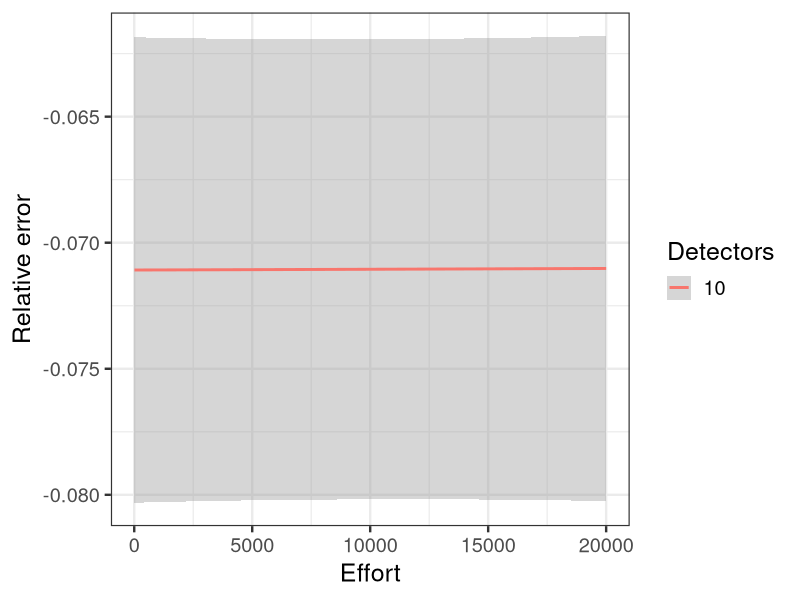
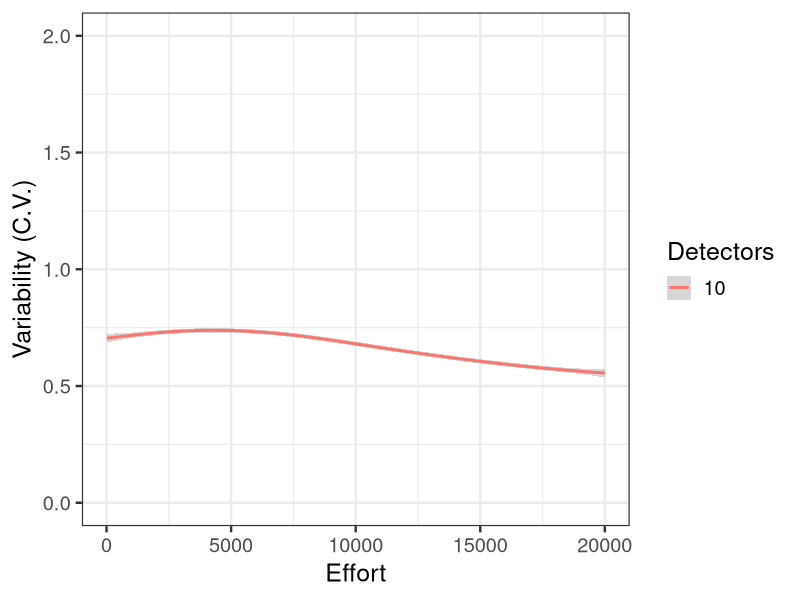
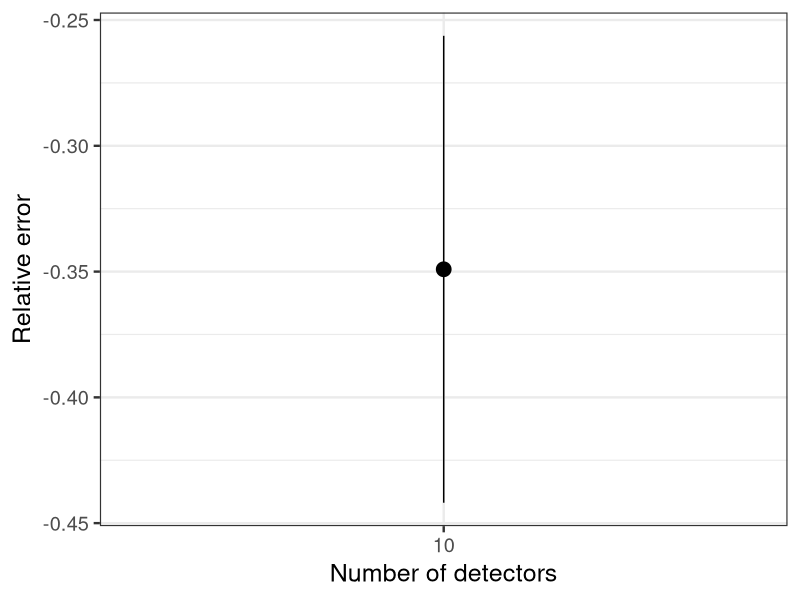

Recreate these plots in R, in order.
## 3D encounter simulation
## Author: Juan S. Vargas
## Date: September 2019

# This is a simulation of particles moving in 3D space, and being detected by conical detectors. 
# This is used to test the 3D REM method of calculating density from encounter data.

# Clear workspace
rm(list = ls())

# Load packages
library(tidyverse)

# The first step is to set up the volume where individuals will be distributed. This is a cube.
# Define min and max coordinates. Since it is a cube all sides are of equal length
xmin = -5; xmax = 5;
# Calculate the total volume
totalVol = (xmax-xmin)^3

# The detectors are distributed within a smaller subsection of the total area
dxmin = -2; dxmax = 2;
sampVol = (dxmax-dxmin)^3

# Now we define the detection region of the detectors. This is defined by a detection distance and an opening angle
detRadius = 0.5
detAngle = pi/4
# The REM method is based around the determination of a profile area, which is the area being sampled by a detector instantaneously.
profArea = pi*detRadius^2*(2-2*cos(detAngle/2)+sin(detAngle/2))/4

# Movement parameters. For the simple ideal gas model this is only the total distance that will 
# be covered by each individual during the simulation
movDist = 5*(xmax-xmin)
stepSize = detRadius/20
nSteps = movDist/stepSize

# Simulation parameters. 
nIter = 10 # The number of iterations for each scenario

# Set the total number of detectors
detectorCases = c(10)

# Set the real density that we are trying to estimate
realDens = 1

# Determine the number of individuals by multiplying the density by the total volume
nInd = realDens*totalVol

# Create a data frame to be used for plotting ggplot. This df should have a column for the time, 
# one for the effort (time times number of detectors) and one for the density estimation. Rows will be added after every iteration
df <- data.frame(iteration = integer(), 
                 step = integer(), 
                 estdens = numeric(),
                 realdens = numeric(), 
                 detectors = integer())

for (nDetectors in detectorCases) {
  # Open iterations loop
  for (iter in 1:nIter) {
    # Distribute detectors randomly inside the small sampling volume
    detX = runif(nDetectors, dxmin, dxmax)
    detY = runif(nDetectors, dxmin, dxmax)
    detZ = runif(nDetectors, dxmin, dxmax)
    
    # Set the direction that each detector is facing randomly. This direction is defined by two angles for each detector.
    detDir1 = runif(nDetectors, 0, 2*pi) # azimuth angle drawn between 0 and 2 Pi
    detDir2 = runif(nDetectors, -1, 1) # colatitude angle is determined by drawing the cos of the angle from [-1:1]
    
    # We use the detection distance and the direction that each detector is facing to calculate a vector that defines the axis of the detection cone.
    # This vector is defined by three coordinates, x, y and z
    axX = detRadius*sqrt(1-detDir2^2)*cos(detDir1)
    axY = detRadius*sqrt(1-detDir2^2)*sin(detDir1)
    axZ = detRadius*detDir2
    
    # Distribute all individuals randomly in the larger cube
    indXi = runif(nInd, xmin, xmax)
    indYi = runif(nInd, xmin, xmax)
    indZi = runif(nInd, xmin, xmax)
    
    # Define a direction for each individual. This direction is constant throughout the simulation for the ideal gas model. The direction is defined by two angles, which are drawn at random from a uniform distribution
    indDir1 = runif(nInd, 0, 2*pi)
    indDir2 = acos(runif(nInd, -1, 1))
    
    
    # Create an object to store the number of detections for each detector at each step.
    detectionCount = matrix(0, nDetectors, nSteps)
    # Create an object to store the number of individuals who are actually inside the sampling volume at each step
    iterCounter <- integer(nSteps)
    
    prevDet <- matrix(0, nDetectors, nInd)
    totDetections <- matrix(0, nDetectors, nInd)
    
    for (step in 1:nSteps) {
      # Take a step, find new position
      indXf = indXi + stepSize*sin(indDir2)*cos(indDir1)
      indYf = indYi + stepSize*sin(indDir2)*sin(indDir1)
      indZf = indZi + stepSize*cos(indDir2)
      
      # Check if the individual is within the cube: for every x, y, and z determine if they are greater or lesser than the large cube boundaries
      overX = as.numeric(indXf > xmax)
      underX = as.numeric(indXf < xmin)
      overY = as.numeric(indYf > xmax)
      underY = as.numeric(indYf < xmin)
      overZ = as.numeric(indZf > xmax)
      underZ = as.numeric(indZf < xmin)
      
      # Rebound individuals that leave the cube. This is done using the difference between the final position and the cube boundary. The calculation gives the new position
      indXf = (1-underX)*indXf + underX*(xmin-(indXf-xmin))
      indXf = (1-overX)*indXf + overX*(xmax-(indXf-xmax))
      indYf = (1-underY)*indYf + underY*(xmin-(indYf-xmin))
      indYf = (1-overY)*indYf + overY*(xmax-(indYf-xmax))
      indZf = (1-underZ)*indZf + underZ*(xmin-(indZf-xmin))
      indZf = (1-overZ)*indZf + overZ*(xmax-(indZf-xmax))
      
      # Recalculate the direction angles. First part of the calculation leaves all individuals that are within the cube intact. Second part calculates the new angle, if the individual passed the x coordinates we change the new angle by subtracting the current angle from 2*pi
      # If the individual surpassed the y boundaries, then the new angle is pi- old angle. Same for the second angle if the z boundaries are surpassed.
      indDir1 = as.numeric(!overX & !underX) * indDir1 + as.numeric(overX | underX)*(pi-indDir1)
      indDir1 = as.numeric(!overY & !underY) * indDir1 + as.numeric(overY | underY)*(2*pi-indDir1)
      indDir2 = as.numeric(!overZ & !underZ) * indDir2 + as.numeric(overZ | underZ)*(pi-indDir2)
      
      # We need to calculate the difference betwen coordinates of each point and the detector. This will be used to calculate the dot product as well as the Euclidean distance . THis will create a matrix of dimensions (number of points on the trajectory, number of detectors)
      vecDiffX = outer(detX, indXf, '-')
      vecDiffY = outer(detY, indYf, '-')
      vecDiffZ = outer(detZ, indZf, '-')
      
      # First we calculate the Euclidean distance between each point on the trajectory and the detector
      trajDist = sqrt(vecDiffX^2+vecDiffY^2+vecDiffZ^2)
      
      # From this we can determine if the point is close enought to be detected
      isClose = trajDist <= detRadius
      
      # Now we calculate the dot product between two vectors: the detection zone axis and the segment from the detector to points on the trajectory of the individual. THis gives a single matrix with dims n points on trajectory, n detectors
      dotProd = vecDiffX*axX + vecDiffY*axY + vecDiffZ*axZ
      # Alternative, using subindexing inside a different loop
      # dotProd = (trajX-detX(detector))*axX(detector)+
      #   (trajY-detY[detector])*axY[detector]+
      #   (trajZ-detZ[detector])*axZY[detector]
      
      # The next step is to calculate the product of the lengths of both vectors. For every case the axis measures the detection radius
      nProd = trajDist*detRadius
      
      # We determine if any point is visible from the detector.
      # THe point is visible if the angle between the vectors is less than half of the opening angle of the detector. This angle is calculated as the arccos of the quotient of the dot product and the product of the vectors
      vecAngles = acos(dotProd/nProd)
      isVisible = vecAngles<=detAngle/2
      
      # Now we combine the two logical matrices to determine, for each detector if a point in the trajectory of the individual is contained within the detection region
      detected = isVisible & isClose
      
      # determine if a detection is new, ie if it was detected at the previous step it is still the same encounter and shouldn't be counted towrds density.
      totDetections <- totDetections + as.numeric(detected > prevDet)
      
      # Update the previous detections object, this is the detections at the previous step
      prevDet <- detected
      
      # Update position
      indXi = indXf
      indYi = indYf
      indZi = indZf
      
      # Include the total count in the detection count object, which has the number of total detections per detector at every time step
      detectionCount[,step] <- rowSums(totDetections)
      
    } # Close steps loop
    
    # Calculate density based on count frequency
    estDens = detectionCount/(profArea*stepSize)
    # Recalculate by including the number of steps up to that point
    stepCount = matrix(rep(1:nSteps, each = nDetectors),nrow = nDetectors)
    estDens = estDens/stepCount

    # Reorganize data into columns for data frame
    dfi <- as.data.frame(x = estDens)
    
    # Use tidyr's gather function to split the values into columns
    dfi <- gather(data = dfi,
                  key = "step",
                  value = "estdens")
    dfi$step <- 1:nSteps
    dfi$realdens <- realDens
    dfi$iteration <- iter
    dfi$detectors <- nDetectors
    dfi$effort <- dfi$step*nDetectors
    
    # Add observations from this iteration to the larger data frame
    df <- bind_rows(df, dfi)
    
    
  } # Close iterations loop
  
  df$error = (df$estdens-df$realdens)/df$realdens # This is the relative error for every point. Dividing this by the number of observations gives the scaled mean error, a measure of bias (per Walther)
  
  
} # Close detectors loop

finaldf <- df %>% filter(step == max(step))
finalmean = finaldf %>% group_by(detectors, iteration) %>% summarise(mean = mean(estdens), error = mean(error), cv = sd(estdens)/mean(estdens))

meanDensdf = df %>% group_by(detectors, iteration, step, effort) %>% summarise(mean = mean(estdens), error = mean(error), cv = sd(estdens)/mean(estdens))

ggplot(meanDensdf, aes(x = effort, y = error)) +  
  # geom_point(aes(color = detectors), alpha=0.5) +
  # geom_point(alpha = 0.5) +
  # geom_line(aes(group = iteration, color = iteration)) +
  geom_smooth(aes(group = detectors, color = as.factor(detectors))) +
  labs(x = 'Effort', y = 'Relative error', color='Detectors') + 
  theme_bw(base_size = 18) +
  theme(legend.position = 'right') 
# facet_grid(.~detectors, scales = 'free')

ggplot(meanDensdf, aes(x = effort, y = cv)) +  
  geom_smooth(aes(color = as.factor(detectors))) + 
  scale_y_continuous(limits = c(0,2)) +
  labs(x = 'Effort', y = 'Variability (C.V.)', color = "Detectors") + 
  theme_bw(base_size = 18)

a=finalmean %>% group_by(detectors) %>% summarise(meanErr = mean(error), se = sd(error)/sqrt(nIter))
ggplot(a, aes(as.factor(detectors), meanErr, ymin = meanErr - se, ymax = meanErr+se))+
  geom_pointrange(size = 1)+
  labs(x = 'Number of detectors', y = 'Relative error') +
  theme_bw(base_size = 18)


